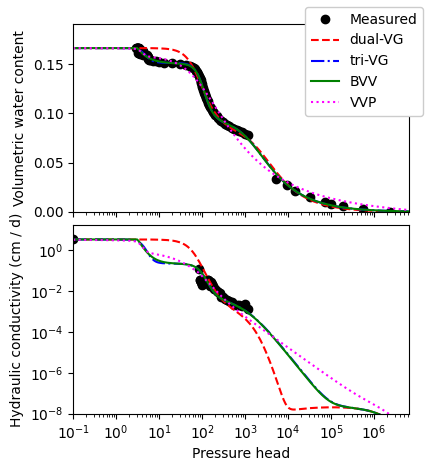

Here is the Python script that generated this plot:
#!/usr/bin/env python3
import numpy as np
import pandas as pd
import unsatfit

MODELS = ['dual-VG', 'tri-VG', 'BVV', 'VVP']
HE = 6.3e6  # pressure head of zero water content
KS = 3.29 # Constant saturated hydraulic conductivity
MIN_H = 0.1
MAX_N = 15
SATURATED_H = 0.1

# Read data from csv file
ht = pd.read_csv('swrc.csv')
h_t = np.array(ht['h'])
theta = np.array(ht['theta'])
hk = pd.read_csv('hcc.csv')
h_k = np.array(hk['h'])
k = np.array(hk['K'])
# Add saturated point to h-K data
h_k = np.concatenate(([SATURATED_H], h_k))
k = np.concatenate(([KS], k))
f = unsatfit.Fit()
f.swrc = (h_t, theta)
f.unsat = (h_k, k)
# Set parameters for isothermal vapor hydraulic conductivity
f.temperature = 20  # temperature in degree Celcius
f.convert_h = 0.01  # convert pressure head to m H2O
f.convert_theta = 1  # convert water content to volumetric fraction
f.convert_k = 0.01 / 86400  # convert hydraulic conductivity to m/s
# Set initial parameters
p = (1, 2, 4, 6)  # Initial values of p
r = (0.5, 1, 2)  # Initial values of r
f.ini = (p, r)
# Set bound of parameters
f.b_hb = (MIN_H, np.inf)
f.b_a1 = f.b_a2 = f.b_a3 = (0, 1 / MIN_H)
f.b_m = (0, 1 - 1 / MAX_N)
f.b_p = (0.3, 10)  # Minimum and maximum of p
f.b_r = (0.1, 2.5)  # Minimum and maximum of q
# Set figure options
f.min_x_log = 0.1
f.max_x = 6.3E6
f.min_y2 = 10**(-8)
f.label_head = 'Pressure head'
f.label_theta = 'Volumetric water content'
f.label_k = 'Hydraulic conductivity (cm / d)'
f.legend_loc = 'upper right'  # Location of the legend
f.data_legend = 'Measured'
# Save figure
f.save_fig = True
# PDF file can be produced by changing from '.png' to '.pdf'
f.filename = 'trimodal.png'

for model in MODELS:
    if model == 'dual-VG':
        wrf = (max(theta), 0, *f.get_init_vg2(), 1)
        f.set_model(model, const=[wrf, f'Ks={KS}'], k_vapor=True)
    elif model == 'tri-VG':
        wrf = (max(theta), 0, *f.get_init_vg3(), 1)
        f.set_model(model, const=[wrf, f'Ks={KS}'], k_vapor=True)
    elif model == 'BVV':
        wrf = (max(theta), 0, *f.get_init_bvv(), 1)
        f.set_model(model, const=[wrf, f'Ks={KS}'], k_vapor=True)
    else:
        wrf = (max(theta), 0, *f.get_init_vvp(HE), HE, 1)
        f.set_model(model, const=[wrf, f'Ks={KS}', 'a=1.5'], k_vapor=True)
    print(f.model_description)
    f.optimize()
    if not f.success:
        print(f.message)
        exit(1)
    p, r = f.fitted
    # Show optimized HCF parameters and R2
    print(f'Hydraulic conductivity parameters (Ks={KS}) and R2')
    print(f.message)
    f.line_legend = f'{model}'
    if model == MODELS[-1]:
        f.plot()
    else:
        f.add_curve()
